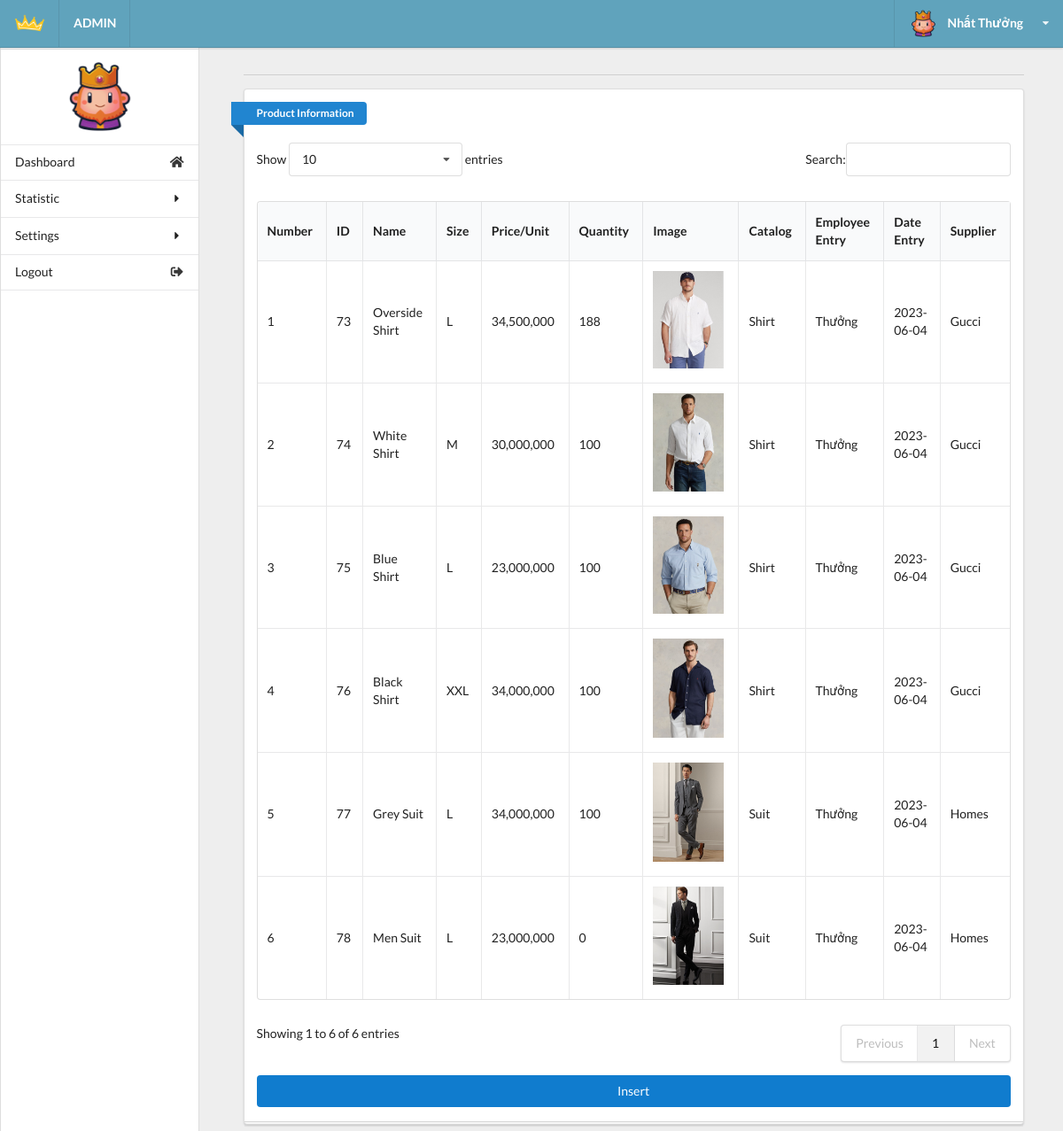
The page /admin/admin.php?act=product (signed in) on the database as committed earlier.
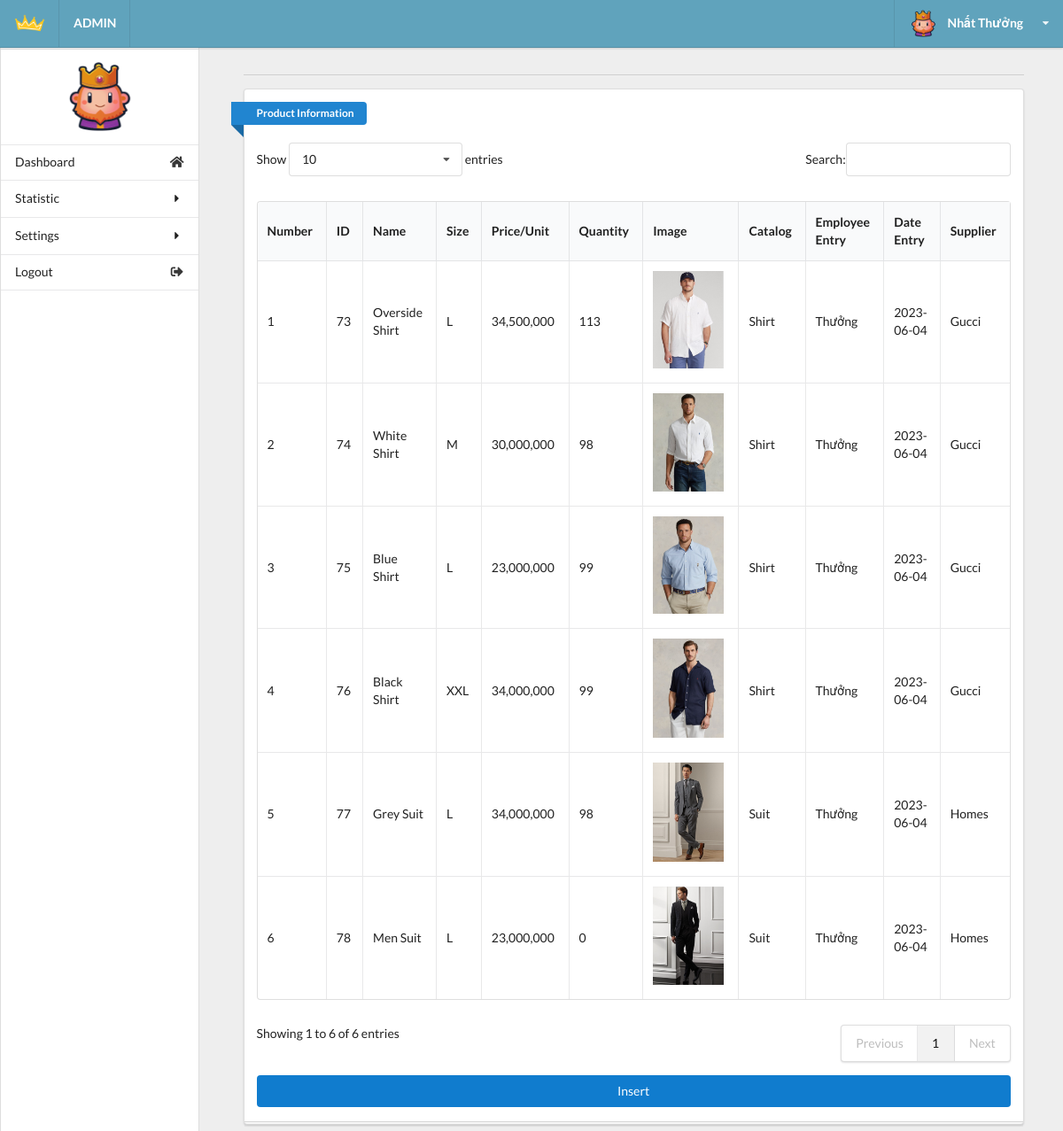
The same page on the database as committed later.
### tables this page shows
CREATE TABLE `tbl_product` (
  `id_product` int(6) NOT NULL,
  `product_name` varchar(255) NOT NULL,
  `quantity` int(11) NOT NULL DEFAULT 0,
  `product_img` varchar(50) NOT NULL,
  `product_prices` int(10) NOT NULL DEFAULT 0,
  `catalog_id` int(4) NOT NULL,
  `employee_entry` int(11) NOT NULL,
  `entry_date` date NOT NULL DEFAULT current_timestamp(),
  `sup_id` int(11) NOT NULL,
  `view` tinyint(4) NOT NULL DEFAULT 0,
  `special` tinyint(4) NOT NULL DEFAULT 0,
  `old_prices` int(11) NOT NULL DEFAULT 0,
  `description` varchar(255) NOT NULL,
  `size` varchar(5) NOT NULL DEFAULT 'L'
);

CREATE TABLE `tbl_catalog` (
  `id_catalog_k` int(4) NOT NULL,
  `catalog_name` varchar(50) NOT NULL,
  `prioritize` int(4) NOT NULL DEFAULT 0,
  `display_ctl` tinyint(1) NOT NULL DEFAULT 1
);

CREATE TABLE `tbl_user` (
  `id` int(11) NOT NULL,
  `name_us` varchar(50) DEFAULT NULL,
  `address_us` varchar(100) DEFAULT NULL,
  `email` varchar(50) NOT NULL,
  `user` varchar(20) NOT NULL,
  `password_us` varchar(20) NOT NULL,
  `role_us` tinyint(1) NOT NULL DEFAULT 0
);

CREATE TABLE `tbl_supplier` (
  `sup_id` int(11) NOT NULL,
  `sup_name` varchar(255) NOT NULL,
  `sup_address` varchar(255) NOT NULL,
  `sup_bank` int(11) NOT NULL,
  `sup_tax_code` int(11) NOT NULL
);

### model/productdb.php (called while the page is built, shortened)
<?php
function getall_product(){
    $conn=connectdb();
    $stmt = $conn->prepare("SELECT * FROM tbl_product");
    $stmt->execute();
    $kq=$stmt->fetchAll();
    return $kq;
}
?>

### model/catalogdb.php (called while the page is built, shortened)
<?php
function getall_catalog(){
  $conn=connectdb();
  $stmt = $conn->prepare("SELECT * FROM tbl_catalog");
  $stmt->execute();
  $kq=$stmt->fetchAll();
  return $kq;
}
?>

### model/userdb.php (called while the page is built, shortened)
<?php
function getall_user(){
    $conn=connectdb();
    $stmt = $conn->prepare("SELECT * FROM tbl_user");
    $stmt->execute();
    $kq=$stmt->fetchAll();
    return $kq;
}
?>

### model/supplierdb.php (called while the page is built, shortened)
<?php
function getall_supplier(){
    $conn=connectdb();
    $stmt = $conn->prepare("SELECT * FROM tbl_supplier");
    $stmt->execute();
    $kq=$stmt->fetchAll();
    return $kq;
}
?>

### admin/product.php (the view, shortened to what this page needs)
<div class="right floated thirteen wide computer sixteen wide phone column" id="content">
  <div class="ui container grid">
    <div class="row">
      <div class="fifteen wide computer sixteen wide phone centered column center-table">
        <div class="ui divider"></div>
        <div class="ui grid">
          <div class="sixteen wide computer sixteen wide phone centered column">
            <div class="ui stacked segment">
              <div class="ui blue ribbon icon label">Product Information</div>
              <br><br>
              <table id="example" class="ui celled table responsive nowrap unstackable" style="width:100%">
                <thead>
                  <tr>
                    <th>Number</th>
                    <th>ID</th>
                    <th>Name</th>
                    <th>Size</th>
                    <th>Price/Unit</th>
                    <th>Quantity</th>
                    <th>Image</th>
                    <th>Catalog</th>
                    <th>Employee Entry</th>
                    <th>Date Entry</th>
                    <th>Supplier</th>
                  </tr>
                </thead>
                <?php
                  if (isset($kq) && (count($kq) > 0)) {
                    $i = 1;
                    foreach ($kq as $product) {
                      $name = '';
                      foreach ($dmsp as $dm) {
                        if ($dm['id_catalog_k'] == $product['catalog_id']) {
                          $name = $dm['catalog_name'];
                          break;
                        }
                      }
                      $name_employee='';
                      foreach ($dmee as $us) {
                        if ($us['id'] == $product['employee_entry']) {
                          $name_employee = $us['name_us'];
                          break;
                        }
                      }
                      $name_supplier='';
                      foreach ($dmsup as $sup) {
                        if ($sup['sup_id'] == $product['sup_id']) {
                          $name_supplier = $sup['sup_name'];
                          break;
                        }
                      }
                      echo '
                        <tr>
                          <td>'.$i.'</td>
                          <td>'.$product['id_product'].'</td>
                          <td>'.$product['product_name'].'</td>
                          <td>'.$product['size'].'</td>
                          <td>'.number_format($product['product_prices']).'</td>
                          <td>'.$product['quantity'].'</td>
                          <td><img src="../uploads/'.$product['product_img'].'" width="80px"></td>
                          <td>'.$name.'</td>
                          <td>'.$name_employee.'</td>
                          <td>'.$product['entry_date'].'</td>
                          <td>'.$name_supplier.'</td>
                          <td>
                            <button  class="button-update"><a class="change-a" href="admin.php?act=updateform_product&id='.$product['id_product'].'">Update</a></button>
                            <button  class="button-delete"><a class="change-a" href="admin.php?act=del_product&id='.$product['id_product'].'">Delete</a></button>
                          </td>
                        </tr>';
                      $i++;
                    }
                  }
                ?>
              </table>
              <div>
                  <button  class="button-insert"><a class="change-a" href="admin.php?act=insert_product&id='1'">Insert</a></button>
              </div>
            </div>
          </div>
        </div>
      </div>
    </div>
  </div>
</div>
</div>
</body>
</html>

### admin/admin.php (shortened to what this page needs)
<?php
  if(isset($_SESSION['role'])&&$_SESSION['role']==1)
  {
        include("../model/productdb.php");
        include("../model/catalogdb.php");
        include("../model/userdb.php");
        include("../model/supplierdb.php");
        include("head.php");
      include("header.php");
      include("sidebar.php");
      if(isset($_GET['act']))
      {
        switch($_GET['act']){
          case 'product':
              $dmsp = getall_catalog();
              $dmee = getall_user();
              $dmsup = getall_supplier();
              $kq = getall_product();
              include("product.php");
              break;
        }
      }
    }
    else
    {
      header('location: login.php');
    }
?>

### admin/head.php (shortened to what this page needs)
<!DOCTYPE html>
<html lang="en">
<head>
  <link rel="stylesheet" href="vendors/fomantic-ui/semantic.min.css">
  <link rel="stylesheet" href="css/main.css">
  <link rel="stylesheet" href="vendors/chart.js/Chart.min.css">
</head>

### admin/header.php (shortened to what this page needs)
<body>
  <div class="ui grid">
    <div class="row">
      <div class="ui grid">
        <div class="computer only row">
          <div class="column">
            <div class="ui top fixed menu navcolor">
              <div class="item">
                <img src="images/logo.png" alt="SimpleIU">
              </div>
              <div class="left menu">
                <div class="nav item">
                  <strong class="navtext">ADMIN</strong>
                </div>
              </div>
              <div class="ui top pointing dropdown admindropdown link item right">
                <img class="imgrad" src="images/user.png" alt="">
                <span class="clear navtext"><strong>Nhất Thưởng</strong></span>
                <i class="dropdown icon navtext"></i>
              </div>
            </div>
          </div>
        </div>

### admin/sidebar.php (shortened to what this page needs)
<div class="computer only row">
  <div class="left floated three wide computer column" id="computersidebar">
    <div class="ui vertical fluid menu scrollable" id="simplefluid">
      <div class="item">
        <img src="images/user.png" id="sidebar-image">
      </div>
      <a class="item" href="admin.php?act=client"><i class="home icon"></i> Dashboard</a>
      <div class=" ui accordion simpleaccordion item">
        <div class="title titleaccordion item"><i class="dropdown icon"></i>Statistic</div>
      </div>
      <div class="ui accordion simpleaccordion item">
        <div class="title titleaccordion item"><i class="dropdown icon"></i> Settings</div>
      </div>
      <a href="admin.php?act=logout" class="item"><i class="sign out alternate icon"></i> Logout</a>
      <a class="item"></a>
    </div>
  </div>
</div>
</div>
</div>

### admin/css/main.css (style rules this page uses)
html, body { background-color: #eeeeee; height: 100%; width: 100%; margin: 0; padding: 0; }
.navcolor { background-color: #60a3bc !important; }
.navtext { color: #ffffff !important; }
.clear { margin: 0px 10px; }
.imgrad { border-radius: 50%; }
#sidebar-image { max-height: 90px; max-width: 90px; height: 90px; width: 90px; margin-left: auto; margin-right: auto; border-radius: 50%; }
#computersidebar { position: fixed; top: 1em; left: 0; padding: 0; bottom: 0; background-color: #FFF; }
.scrollable { overflow-y: auto; overflow-x: hidden; }
#simplefluid { height: 100%; border-bottom: 0 none !important; box-shadow: none; }
#content { top: 1em; }
.simpleaccordion { padding: unset !important; }
.titleaccordion { padding: 14px 16px !important; }
.button-insert { background-color: #107cce; border: none; color: white; width: 100%; margin-top: 15px; padding: 10px 40px; text-align: center; text-decoration: none; display: inline-block; border-radius: 4px; }
.change-a { color: white; width: 100%; }

Rows that differ between the two databases and show on the page:
changed tbl_product "Overside Shirt": quantity "188" → "113"
changed tbl_product "White Shirt": quantity "100" → "98"
changed tbl_product "Blue Shirt": quantity "100" → "99"
changed tbl_product "Black Shirt": quantity "100" → "99"
changed tbl_product "Grey Suit": quantity "100" → "98"
